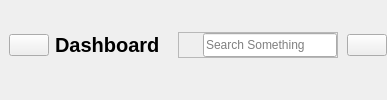
        <widget class="QWidget" name="headerFrame" native="true">
         <layout class="QHBoxLayout" name="horizontalLayout_2">
          <property name="spacing">
           <number>0</number>
          </property>
          <property name="leftMargin">
           <number>0</number>
          </property>
          <property name="topMargin">
           <number>0</number>
          </property>
          <property name="rightMargin">
           <number>0</number>
          </property>
          <property name="bottomMargin">
           <number>10</number>
          </property>
          <item alignment="Qt::AlignLeft">
           <widget class="QWidget" name="widget" native="true">
            <layout class="QHBoxLayout" name="horizontalLayout_3">
             <item>
              <widget class="QPushButton" name="menuBtn">
               <property name="styleSheet">
                <string notr="true"/>
               </property>
               <property name="text">
                <string/>
               </property>
               <property name="icon">
                <iconset resource="resources.qrc">
                 <normaloff>:/blueIcons/assets/icons/blue/menu.svg</normaloff>:/blueIcons/assets/icons/blue/menu.svg</iconset>
               </property>
               <property name="iconSize">
                <size>
                 <width>24</width>
                 <height>24</height>
                </size>
               </property>
              </widget>
             </item>
             <item>
              <widget class="QLabel" name="appHeader">
               <property name="font">
                <font>
                 <pointsize>15</pointsize>
                 <weight>75</weight>
                 <bold>true</bold>
                </font>
               </property>
               <property name="text">
                <string>Dashboard</string>
               </property>
              </widget>
             </item>
            </layout>
           </widget>
          </item>
          <item alignment="Qt::AlignHCenter">
           <widget class="QWidget" name="widget_2" native="true">
            <layout class="QHBoxLayout" name="horizontalLayout_4">
             <item alignment="Qt::AlignVCenter">
              <widget class="QFrame" name="searchFrame">
               <property name="minimumSize">
                <size>
                 <width>160</width>
                 <height>0</height>
                </size>
               </property>
               <property name="frameShape">
                <enum>QFrame::StyledPanel</enum>
               </property>
               <property name="frameShadow">
                <enum>QFrame::Raised</enum>
               </property>
               <layout class="QHBoxLayout" name="horizontalLayout_5">
                <property name="spacing">
                 <number>0</number>
                </property>
                <property name="leftMargin">
                 <number>0</number>
                </property>
                <property name="topMargin">
                 <number>0</number>
                </property>
                <property name="rightMargin">
                 <number>0</number>
                </property>
                <property name="bottomMargin">
                 <number>0</number>
                </property>
                <item>
                 <widget class="QLabel" name="label_2">
                  <property name="minimumSize">
                   <size>
                    <width>24</width>
                    <height>24</height>
                   </size>
                  </property>
                  <property name="maximumSize">
                   <size>
                    <width>30</width>
                    <height>30</height>
                   </size>
                  </property>
                  <property name="text">
                   <string/>
                  </property>
                  <property name="pixmap">
                   <pixmap resource="resources.qrc">:/blueIcons/assets/icons/blue/search.svg</pixmap>
                  </property>
                  <property name="scaledContents">
                   <bool>false</bool>
                  </property>
                 </widget>
                </item>
                <item>
                 <widget class="QLineEdit" name="lineEdit">
                  <property name="minimumSize">
                   <size>
                    <width>0</width>
                    <height>24</height>
                   </size>
                  </property>
                  <property name="styleSheet">
                   <string notr="true"/>
                  </property>
                  <property name="placeholderText">
                   <string>Search Something</string>
                  </property>
                 </widget>
                </item>
               </layout>
              </widget>
             </item>
            </layout>
           </widget>
          </item>
          <item alignment="Qt::AlignRight">
           <widget class="QWidget" name="widget_3" native="true">
            <layout class="QHBoxLayout" name="horizontalLayout_6">
             <property name="spacing">
              <number>0</number>
             </property>
             <property name="leftMargin">
              <number>0</number>
             </property>
             <property name="topMargin">
              <number>0</number>
             </property>
             <property name="rightMargin">
              <number>0</number>
             </property>
             <property name="bottomMargin">
              <number>0</number>
             </property>
             <item>
              <widget class="QPushButton" name="accountBtn">
               <property name="styleSheet">
                <string notr="true"/>
               </property>
               <property name="text">
                <string/>
               </property>
               <property name="icon">
                <iconset resource="resources.qrc">
                 <normaloff>:/blueIcons/assets/icons/blue/user.svg</normaloff>:/blueIcons/assets/icons/blue/user.svg</iconset>
               </property>
               <property name="iconSize">
                <size>
                 <width>32</width>
                 <height>32</height>
                </size>
               </property>
              </widget>
             </item>
            </layout>
           </widget>
          </item>
         </layout>
        </widget>
